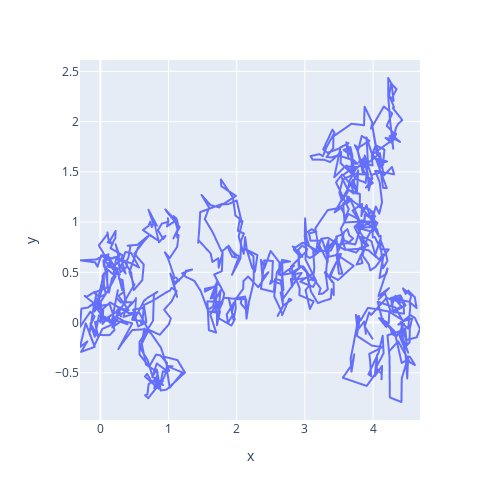

The cell this chart's notebook holds for it:
### Code cell
walk = np.array([])
current_theta = np.array([0, 0])
sigma = 0.1

walk = np.append(walk, current_theta)
print(walk)
for i in range(1000):
  new_theta = norm.rvs(current_theta, sigma, size=2)
  walk = np.append(walk, new_theta)
  current_theta = new_theta

walk = walk.reshape(-1, 2)
fig = px.line(x=walk[:, 0], y=walk[:, 1])
fig.update_layout(width=500, height=500)

### Figure 1 — Plotly figure (JSON) as saved in the notebook; plotly's stock layout.template omitted (floating-point values rounded to 4 significant figures; data arrays with more than 128 entries replaced by an {"elided": "..."} marker saying what was removed)
{"data": [{"hovertemplate": "x=%{x}<br>y=%{y}<extra></extra>", "legendgroup": "", "line": {"color": "#636efa", "dash": "solid"}, "marker": {"symbol": "circle"}, "mode": "lines", "name": "", "showlegend": false, "type": "scattergl", "x": {"elided": "1001 float values"}, "xaxis": "x", "y": {"elided": "1001 float values"}, "yaxis": "y"}], "layout": {"height": 500, "legend": {"tracegroupgap": 0}, "margin": {"t": 60}, "width": 500, "xaxis": {"anchor": "y", "domain": [0, 1], "title": {"text": "x"}}, "yaxis": {"anchor": "x", "domain": [0, 1], "title": {"text": "y"}}}}
